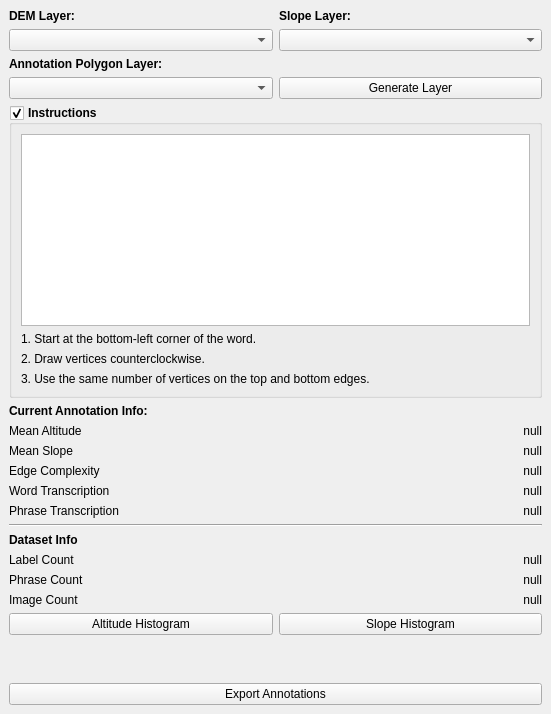
<?xml version="1.0" encoding="UTF-8"?>
<ui version="4.0">
 <class>MaptextAnnotatorDockWidgetBase</class>
 <widget class="QDockWidget" name="MaptextAnnotatorDockWidgetBase">
  <property name="geometry">
   <rect>
    <x>0</x>
    <y>0</y>
    <width>551</width>
    <height>714</height>
   </rect>
  </property>
  <property name="windowTitle">
   <string>MapText Annotator</string>
  </property>
  <widget class="QWidget" name="dockWidgetContents">
   <layout class="QGridLayout" name="gridLayout">
    <item row="4" column="0">
     <widget class="QGroupBox" name="groupBox">
      <property name="font">
       <font>
        <weight>75</weight>
        <bold>true</bold>
       </font>
      </property>
      <property name="title">
       <string>Instructions</string>
      </property>
      <property name="checkable">
       <bool>true</bool>
      </property>
      <property name="checked">
       <bool>true</bool>
      </property>
      <layout class="QVBoxLayout" name="verticalLayout_6">
       <item>
        <widget class="QGraphicsView" name="graphicsView">
         <property name="sizePolicy">
          <sizepolicy hsizetype="Expanding" vsizetype="Expanding">
           <horstretch>0</horstretch>
           <verstretch>0</verstretch>
          </sizepolicy>
         </property>
        </widget>
       </item>
       <item>
        <widget class="QLabel" name="instruction1">
         <property name="font">
          <font>
           <weight>50</weight>
           <bold>false</bold>
          </font>
         </property>
         <property name="text">
          <string>1. Start at the bottom-left corner of the word.</string>
         </property>
        </widget>
       </item>
       <item>
        <widget class="QLabel" name="instruction2">
         <property name="font">
          <font>
           <weight>50</weight>
           <bold>false</bold>
          </font>
         </property>
         <property name="text">
          <string>2. Draw vertices counterclockwise.</string>
         </property>
        </widget>
       </item>
       <item>
        <widget class="QLabel" name="instruction3">
         <property name="font">
          <font>
           <weight>50</weight>
           <bold>false</bold>
          </font>
         </property>
         <property name="text">
          <string>3. Use the same number of vertices on the top and bottom edges.</string>
         </property>
        </widget>
       </item>
      </layout>
     </widget>
    </item>
    <item row="9" column="0">
     <widget class="QLabel" name="label_10">
      <property name="font">
       <font>
        <weight>75</weight>
        <bold>true</bold>
       </font>
      </property>
      <property name="text">
       <string>Dataset Info </string>
      </property>
     </widget>
    </item>
    <item row="11" column="0">
     <spacer name="verticalSpacer">
      <property name="orientation">
       <enum>Qt::Vertical</enum>
      </property>
      <property name="sizeHint" stdset="0">
       <size>
        <width>20</width>
        <height>40</height>
       </size>
      </property>
     </spacer>
    </item>
    <item row="7" column="0">
     <layout class="QHBoxLayout" name="horizontalLayout_2">
      <item>
       <layout class="QVBoxLayout" name="verticalLayout_3">
        <item>
         <widget class="QLabel" name="label_3">
          <property name="text">
           <string>Mean Altitude</string>
          </property>
         </widget>
        </item>
        <item>
         <widget class="QLabel" name="label_5">
          <property name="text">
           <string>Mean Slope</string>
          </property>
         </widget>
        </item>
        <item>
         <widget class="QLabel" name="label_7">
          <property name="text">
           <string>Edge Complexity</string>
          </property>
         </widget>
        </item>
        <item>
         <widget class="QLabel" name="label_4">
          <property name="text">
           <string>Word Transcription</string>
          </property>
         </widget>
        </item>
        <item>
         <widget class="QLabel" name="label_8">
          <property name="text">
           <string>Phrase Transcription</string>
          </property>
         </widget>
        </item>
       </layout>
      </item>
      <item>
       <layout class="QVBoxLayout" name="verticalLayout_2">
        <item>
         <widget class="QLabel" name="meanAltitudeLabel">
          <property name="layoutDirection">
           <enum>Qt::LeftToRight</enum>
          </property>
          <property name="text">
           <string>null</string>
          </property>
          <property name="alignment">
           <set>Qt::AlignRight|Qt::AlignTrailing|Qt::AlignVCenter</set>
          </property>
         </widget>
        </item>
        <item>
         <widget class="QLabel" name="meanSlopeLabel">
          <property name="text">
           <string>null</string>
          </property>
          <property name="alignment">
           <set>Qt::AlignRight|Qt::AlignTrailing|Qt::AlignVCenter</set>
          </property>
         </widget>
        </item>
        <item>
         <widget class="QLabel" name="complexityLabel">
          <property name="text">
           <string>null</string>
          </property>
          <property name="alignment">
           <set>Qt::AlignRight|Qt::AlignTrailing|Qt::AlignVCenter</set>
          </property>
         </widget>
        </item>
        <item>
         <widget class="QLabel" name="wordTranscriptionLabel">
          <property name="text">
           <string>null</string>
          </property>
          <property name="alignment">
           <set>Qt::AlignRight|Qt::AlignTrailing|Qt::AlignVCenter</set>
          </property>
         </widget>
        </item>
        <item>
         <widget class="QLabel" name="phraseTranscriptionLabel">
          <property name="text">
           <string>null</string>
          </property>
          <property name="alignment">
           <set>Qt::AlignRight|Qt::AlignTrailing|Qt::AlignVCenter</set>
          </property>
         </widget>
        </item>
       </layout>
      </item>
     </layout>
    </item>
    <item row="8" column="0">
     <widget class="Line" name="line">
      <property name="orientation">
       <enum>Qt::Horizontal</enum>
      </property>
     </widget>
    </item>
    <item row="0" column="0">
     <layout class="QHBoxLayout" name="horizontalLayout_4">
      <item>
       <layout class="QHBoxLayout" name="horizontalLayout_5">
        <item>
         <layout class="QVBoxLayout" name="verticalLayout">
          <item>
           <widget class="QLabel" name="label">
            <property name="font">
             <font>
              <weight>75</weight>
              <bold>true</bold>
             </font>
            </property>
            <property name="text">
             <string>DEM Layer:</string>
            </property>
           </widget>
          </item>
          <item>
           <widget class="QgsMapLayerComboBox" name="demLayerCombo"/>
          </item>
         </layout>
        </item>
        <item>
         <layout class="QVBoxLayout" name="verticalLayout_7">
          <item>
           <widget class="QLabel" name="label_9">
            <property name="font">
             <font>
              <weight>75</weight>
              <bold>true</bold>
             </font>
            </property>
            <property name="text">
             <string>Slope Layer:</string>
            </property>
           </widget>
          </item>
          <item>
           <widget class="QgsMapLayerComboBox" name="slopeLayerCombo"/>
          </item>
         </layout>
        </item>
       </layout>
      </item>
     </layout>
    </item>
    <item row="6" column="0">
     <widget class="QLabel" name="annotationTitleLabel">
      <property name="font">
       <font>
        <weight>75</weight>
        <bold>true</bold>
       </font>
      </property>
      <property name="text">
       <string>Current Annotation Info:</string>
      </property>
     </widget>
    </item>
    <item row="3" column="0">
     <layout class="QHBoxLayout" name="horizontalLayout">
      <item>
       <widget class="QgsMapLayerComboBox" name="annotationLayerCombo"/>
      </item>
      <item>
       <widget class="QPushButton" name="generateLayer">
        <property name="text">
         <string>Generate Layer</string>
        </property>
       </widget>
      </item>
     </layout>
    </item>
    <item row="10" column="0">
     <layout class="QHBoxLayout" name="horizontalLayout_3">
      <item>
       <layout class="QVBoxLayout" name="verticalLayout_4">
        <item>
         <widget class="QLabel" name="label_11">
          <property name="text">
           <string>Label Count</string>
          </property>
         </widget>
        </item>
        <item>
         <widget class="QLabel" name="label_6">
          <property name="text">
           <string>Phrase Count</string>
          </property>
         </widget>
        </item>
        <item>
         <widget class="QLabel" name="label_13">
          <property name="text">
           <string>Image Count</string>
          </property>
         </widget>
        </item>
        <item>
         <widget class="QPushButton" name="altitudeHistogram">
          <property name="text">
           <string>Altitude Histogram</string>
          </property>
         </widget>
        </item>
       </layout>
      </item>
      <item>
       <layout class="QVBoxLayout" name="verticalLayout_5">
        <item>
         <widget class="QLabel" name="labelCountLabel">
          <property name="text">
           <string>null</string>
          </property>
          <property name="alignment">
           <set>Qt::AlignRight|Qt::AlignTrailing|Qt::AlignVCenter</set>
          </property>
         </widget>
        </item>
        <item>
         <widget class="QLabel" name="phraseCountLabel">
          <property name="text">
           <string>null</string>
          </property>
          <property name="alignment">
           <set>Qt::AlignRight|Qt::AlignTrailing|Qt::AlignVCenter</set>
          </property>
         </widget>
        </item>
        <item>
         <widget class="QLabel" name="imageCountLabel">
          <property name="text">
           <string>null</string>
          </property>
          <property name="alignment">
           <set>Qt::AlignRight|Qt::AlignTrailing|Qt::AlignVCenter</set>
          </property>
         </widget>
        </item>
        <item>
         <widget class="QPushButton" name="slopeHistogram">
          <property name="text">
           <string>Slope Histogram</string>
          </property>
         </widget>
        </item>
       </layout>
      </item>
     </layout>
    </item>
    <item row="13" column="0">
     <widget class="QPushButton" name="exportAnnotations">
      <property name="text">
       <string>Export Annotations</string>
      </property>
     </widget>
    </item>
    <item row="2" column="0">
     <widget class="QLabel" name="label_2">
      <property name="font">
       <font>
        <weight>75</weight>
        <italic>false</italic>
        <bold>true</bold>
        <underline>false</underline>
       </font>
      </property>
      <property name="text">
       <string>Annotation Polygon Layer:</string>
      </property>
     </widget>
    </item>
   </layout>
  </widget>
 </widget>
 <customwidgets>
  <customwidget>
   <class>QgsMapLayerComboBox</class>
   <extends>QComboBox</extends>
   <header>qgsmaplayercombobox.h</header>
  </customwidget>
 </customwidgets>
 <resources/>
 <connections/>
</ui>
